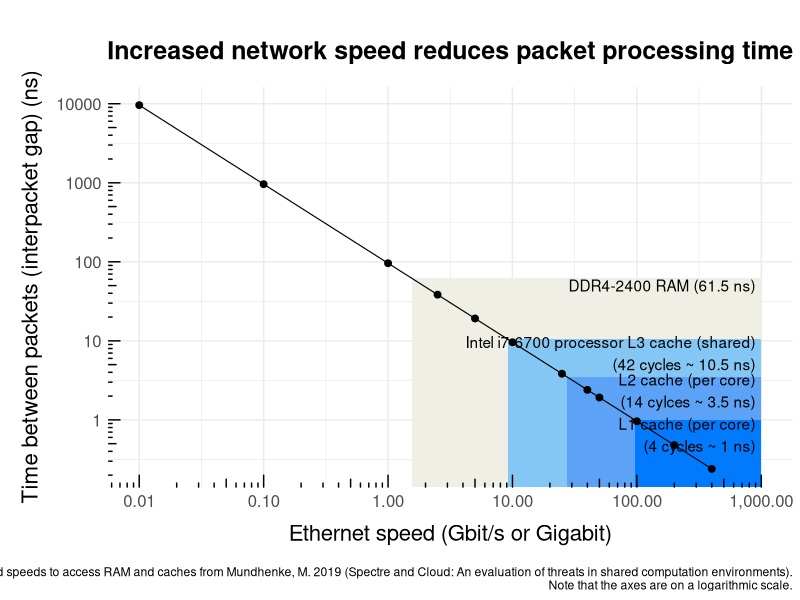

Recreate this plot in R.
#########################################################
## Plotting interpacket gap versus Ethernet speed
#########################################################

# setup
rm(list = ls())

# load libraries
library(tidyverse)
library(scales)

# source for the ethernet speeds and interpacket gaps: 
# https://en.wikipedia.org/wiki/Interpacket_gap

# 9.6 µs for 10 Mbit/s Ethernet,
# 0.96 µs for 100 Mbit/s (Fast) Ethernet,
# 96 ns for Gigabit Ethernet,
# 38.4 ns for 2.5 Gigabit Ethernet,
# 19.2 ns for 5 Gigabit Ethernet,
# 9.6 ns for 10 Gigabit Ethernet,
# 3.84 ns for 25 Gigabit Ethernet,
# 2.4 ns for 40 Gigabit Ethernet,
# 1.92 ns for 50 Gigabit Ethernet,
# 0.96 ns for 100 Gigabit Ethernet,
# 0.48 ns for 200 Gigabit Ethernet, and
# 0.24 ns for 400 Gigabit Ethernet.[1]

# interpacket_gaps <- c(9.6 µs, 0.96 µs, 96 ns, 38.4 ns, 19.2 ns, 9.6 ns, 3.84 ns, 2.4 ns, 1.92 ns, 0.96 ns, 0.48 ns, 0.24 ns)
# ethernet_speed <- c(10 Mbit/s, 100 Mbit/s, 1 Gigabit, 2.5 Gigabit, 5 Gigabit, 10 Gigabit, 25 Gigabit, 40 Gigabit, 50 Gigabit, 100 Gigabit, 200 Gigabit, 400 Gigabit)

# define inputs assuming that 1 Gigabit =  1 Gbit/s
interpacket_gaps_ns <- c(9600, 960, 96, 38.4, 19.2, 9.6, 3.84, 2.4, 1.92, 0.96, 0.48, 0.24)
ethernet_speed_gbps <- c(0.01, 0.1, 1, 2.5, 5, 10, 25, 40, 50, 100, 200, 400)

data <- tibble(interpacket_gaps_ns, ethernet_speed_gbps)
# write_csv(data,"~/Projects/ethernet/data.csv")

# FOR THE PLOT:
# the interpacket gap as the response variable (y), and
# the ethernet speed as the predictor variable (x)
# because that is what makes the most sense

# FOR THE FUNCTION: 
# the ethernet speed as the predictor variable (y), and
# the interpacket gaps as the response variable (x)
# to find the ethernet speed corresponding to some gaps

# building a model
y <- data$ethernet_speed_gbps
x <- data$interpacket_gaps_ns
model <- lm(log(y) ~ log(x))
summary(model)

# speed of cycles to access RAM, L3 cache, L2 cache and L1 cache
# intel i7-6700 processor using DDR4-2400 RAM
# source: Mundhenke, M. 2019. Spectre and Cloud: An evaluation of threats in shared computation environments.
gaps <- data.frame(x = c(61.5, 10.5, 3.5, 1))

# using the model to predict the ethernet speeds for the gaps:
speeds <- data.frame(predict(model, newdata = gaps))

# the model returned log values of y
# putting it all together 
intel <-cbind(gaps, speeds) %>%
  rename(interpacket_gaps_ns = x, 
         log_ethernet_speed_gbps = predict.model..newdata...gaps.) %>%
  mutate(
         ethernet_speed_gbps = exp(log_ethernet_speed_gbps)
         ) 

# extracting the values for plotting

RAM_gap <- intel[1,1]
L3_gap <- intel[2,1]
L2_gap <- intel[3,1]
L1_gap <- intel[4,1]

RAM_speed <- intel[1,3]
L3_speed <- intel[2,3]
L2_speed <- intel[3,3]
L1_speed <- intel[4,3]

# plotting the data

data %>%
  ggplot(aes(x = ethernet_speed_gbps, y = interpacket_gaps_ns)) +
  geom_rect(mapping=aes(xmin=RAM_speed, xmax=1000, ymin=0, ymax=RAM_gap), fill = "#eeeee4", alpha=0.3) +
  geom_rect(mapping=aes(xmin=L3_speed, xmax=1000, ymin=0, ymax=L3_gap), fill = "#85c8f5", alpha=0.3) +
  geom_rect(mapping=aes(xmin=L2_speed, xmax=1000, ymin=0, ymax=L2_gap), fill = "#5ca1fa", alpha=0.3) +
  geom_rect(mapping=aes(xmin=L1_speed, xmax=1000, ymin=0, ymax=L1_gap), fill = "#007bff", alpha=0.3) +
  geom_point(size = 2) + 
  geom_smooth(color = "black", size = 0.4) +
  scale_x_continuous(
    trans = "log10", 
    labels = comma, 
    limits = c(NA, 1000),
    breaks = c(0, 0.01, 0.1, 1, 10, 100, 1000),
    ) +
  annotation_logticks(base = 10) +
  scale_y_continuous(trans = "log10") +
  labs(
    title = "Increased network speed reduces packet processing time",
    x = "Ethernet speed (Gbit/s or Gigabit)",
    y = "Time between packets (interpacket gap) (ns)",
    caption = "Sources: Ethernet speeds from IEEE (on Wikipedia) and speeds to access RAM and caches from Mundhenke, M. 2019 (Spectre and Cloud: An evaluation of threats in shared computation environments).\nNote that the axes are on a logarithmic scale."
  ) + 
  theme_minimal() + 
  theme(
    plot.title = element_text(size=18, face="bold", margin=margin(20,0,20,0), hjust = 0.5, vjust = 0),
    axis.title.x = element_text(size=16, margin=margin(10,0,10,0)),
    axis.title.y = element_text(size=16, margin=margin(0,10,0,10)),
    axis.text.x = element_text(size=12),
    axis.text.y = element_text(size=12),
    legend.title = element_text(size = 14),
    legend.text = element_text(size = 12)
  ) +
  annotate("text", x=900, y=50, label= "DDR4-2400 RAM (61.5 ns)", hjust = 1) +
  annotate("text", x=900, y=7, label= "Intel i7-6700 processor L3 cache (shared)\n (42 cycles ~ 10.5 ns)", hjust = 1) +
  annotate("text", x=900, y=2.35, label= "L2 cache (per core)\n (14 cylces ~ 3.5 ns)", hjust = 1) +
  annotate("text", x=900, y=0.65, label= "L1 cache (per core)\n (4 cycles ~ 1 ns)", hjust = 1)
